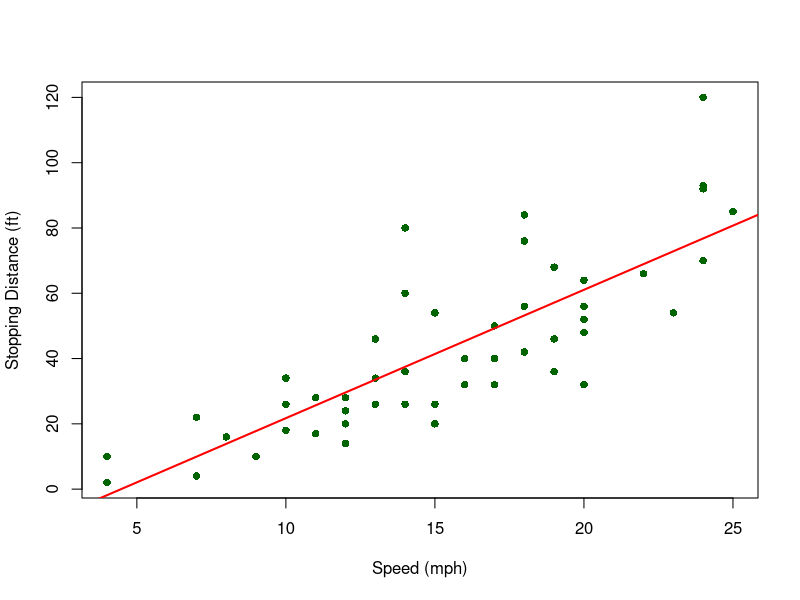
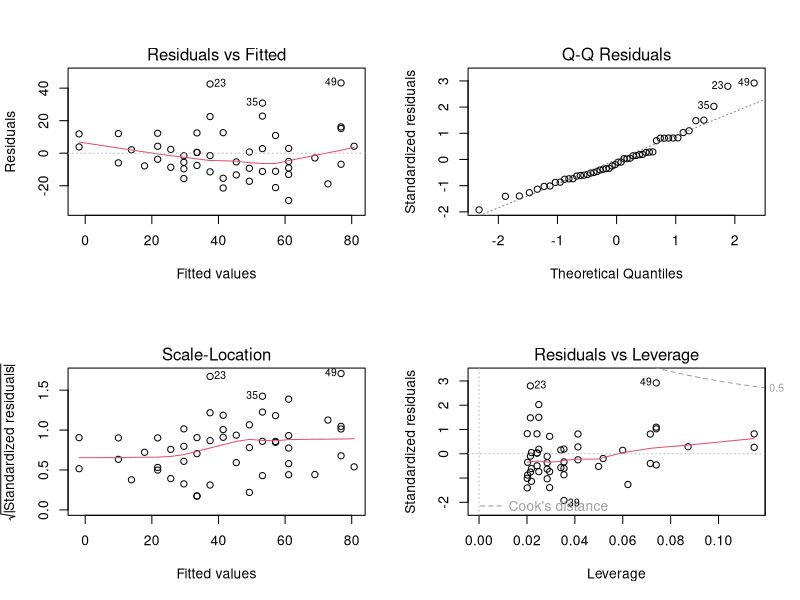

Recreate these plots in R, in order.
# Load the built-in cars dataset
data(cars)
# View the first few rows
head(cars)
# Check the structure
str(cars)
# Scatter plot of speed vs stopping distance
plot(cars$speed, cars$dist,
     xlab = "Speed (mph)",
     ylab = "Stopping Distance (ft)",
     pch = 16,
     col = "darkgreen")
# Fit linear regression: dist ~ speed
fit2 <- lm(dist ~ speed, data = cars)

# View the results
summary(fit2)
# Add regression line
abline(fit2, col = "red", lwd = 2)
# Set up a 2x2 grid for diagnostic plots
par(mfrow = c(2, 2))

# Generate diagnostic plots
plot(fit2)

# Reset the plotting layout to 1x1
par(mfrow = c(1, 1))
